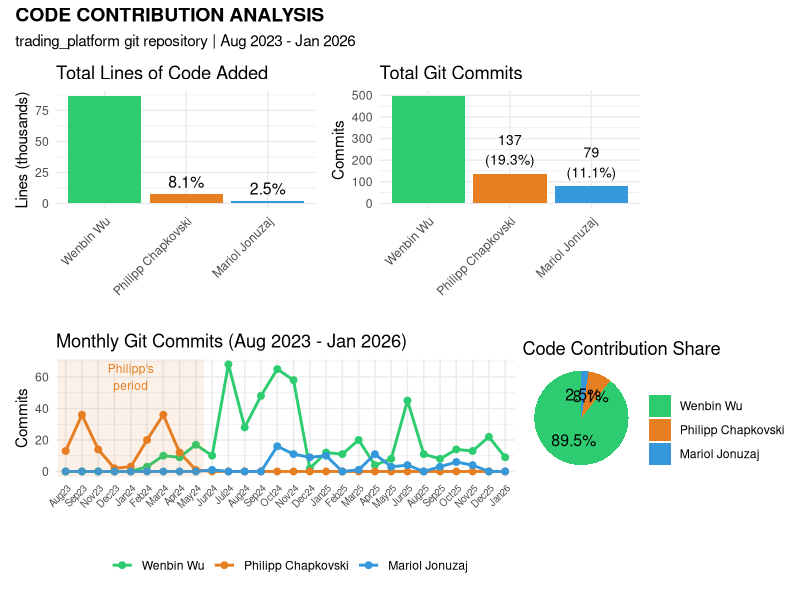

This figure's R source:
library(ggplot2)
library(dplyr)
library(tidyr)
library(patchwork)

people <- c("Wenbin Wu", "Philipp Chapkovski", "Mariol Jonuzaj")
colors <- c("#2ecc71", "#e67e22", "#3498db")

totals <- data.frame(
  person = factor(people, levels = people),
  commits = c(495, 137, 79),
  lines_added = c(86315, 7775, 2365)
)

months <- c("Aug23", "Sep23", "Nov23", "Dec23", "Jan24", "Feb24", "Mar24", "Apr24", 
            "May24", "Jun24", "Jul24", "Aug24", "Sep24", "Oct24", "Nov24", "Dec24",
            "Jan25", "Feb25", "Mar25", "Apr25", "May25", "Jun25", "Aug25", "Sep25", 
            "Oct25", "Nov25", "Dec25", "Jan26")

monthly <- data.frame(
  month = factor(rep(months, 3), levels = months),
  person = factor(rep(people, each = 28), levels = people),
  commits = c(
    0, 0, 0, 0, 0, 3, 10, 9, 17, 10, 68, 28, 48, 65, 58, 2, 12, 11, 20, 4, 8, 45, 11, 8, 14, 13, 22, 9,
    13, 36, 14, 2, 3, 20, 36, 12, 1, 0, 0, 0, 0, 0, 0, 0, 0, 0, 0, 0, 0, 0, 0, 0, 0, 0, 0, 0,
    0, 0, 0, 0, 0, 0, 0, 0, 0, 1, 0, 0, 0, 16, 11, 9, 10, 0, 1, 11, 3, 4, 0, 3, 6, 4, 0, 0
  )
)

p1 <- ggplot(totals, aes(x = person, y = lines_added/1000, fill = person)) +
  geom_bar(stat = "identity") +
  geom_text(aes(label = paste0(round(lines_added/sum(lines_added)*100, 1), "%")), vjust = -0.5, size = 4) +
  scale_fill_manual(values = colors) +
  labs(title = "Total Lines of Code Added", y = "Lines (thousands)", x = "") +
  theme_minimal() +
  theme(legend.position = "none", axis.text.x = element_text(angle = 45, hjust = 1))

p2 <- ggplot(totals, aes(x = person, y = commits, fill = person)) +
  geom_bar(stat = "identity") +
  geom_text(aes(label = paste0(commits, "\n(", round(commits/sum(commits)*100, 1), "%)")), vjust = -0.3, size = 3.5) +
  scale_fill_manual(values = colors) +
  labs(title = "Total Git Commits", y = "Commits", x = "") +
  theme_minimal() +
  theme(legend.position = "none", axis.text.x = element_text(angle = 45, hjust = 1))

p3 <- ggplot(monthly, aes(x = month, y = commits, color = person, group = person)) +
  geom_line(linewidth = 1) +
  geom_point(size = 2) +
  scale_color_manual(values = colors) +
  labs(title = "Monthly Git Commits (Aug 2023 - Jan 2026)", y = "Commits", x = "", color = "") +
  theme_minimal() +
  theme(legend.position = "bottom", axis.text.x = element_text(angle = 45, hjust = 1, size = 7)) +
  annotate("rect", xmin = 0.5, xmax = 9.5, ymin = -Inf, ymax = Inf, alpha = 0.1, fill = "#e67e22") +
  annotate("text", x = 5, y = 60, label = "Philipp's\nperiod", size = 3, color = "#e67e22")

p4 <- ggplot(totals, aes(x = "", y = lines_added, fill = person)) +
  geom_bar(stat = "identity", width = 1) +
  coord_polar("y") +
  scale_fill_manual(values = colors) +
  labs(title = "Code Contribution Share", fill = "") +
  theme_void() +
  theme(legend.position = "right") +
  geom_text(aes(label = paste0(round(lines_added/sum(lines_added)*100, 1), "%")),
            position = position_stack(vjust = 0.5), size = 4)

combined <- (p1 + p2) / (p3 + p4) +
  plot_annotation(title = "CODE CONTRIBUTION ANALYSIS",
                  subtitle = "trading_platform git repository | Aug 2023 - Jan 2026",
                  theme = theme(plot.title = element_text(face = "bold", size = 14)))

ggsave("code_contribution.png", combined, width = 14, height = 10, dpi = 150)
cat("Saved code_contribution.png\n")
